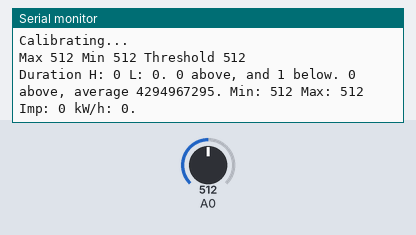
This sketch was run on a simulated Arduino Uno, built with avr-gcc and run on an emulated ATmega328P. On the bench: the last lines printed to the serial monitor. The test bench sets the inputs (shaded band); at power-on: A0 = 512.

Above: at 11.2 s.
11.3 s: A0 set to 521
At 12.2 s:
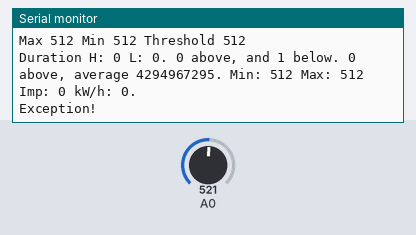
13.8 s: A0 set to 511
At 16.2 s:
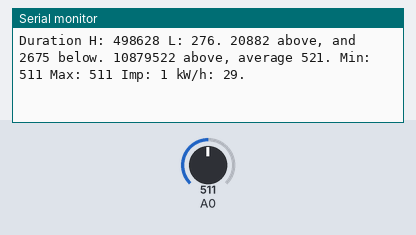
Timing chart, 0 to 17.7 s (numbered marks = the images above; inputs shaded):
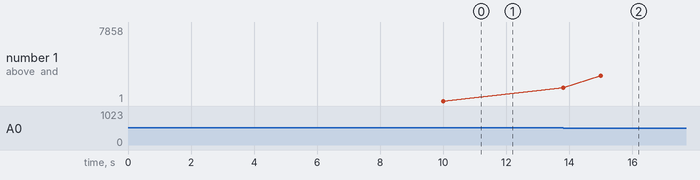

Measured:
- the behaviour switches between 512 and 513 on A0 (found by bisection; images 0 and 1)
- after the input at 11.3 s, the serial monitor: prints a new line after 0.50 s (image 1)
- after the input at 13.8 s, the serial monitor: prints a new line at once (image 2)
- plotted number 1: 1 → 7858 after the input at 13.8 s

The sketch:

energyMeterLDR.ino
```cpp
int threshold = 250;
int val = 0;
int maxA = 0, minA = 32767;
unsigned long impC = 0;
unsigned long aboveC = 0;
unsigned long belowC = 0;
unsigned long durL = 0, durB = 0, durE = 0;
unsigned long aboveT = 0;
boolean detectedBlink = false;

void setup() {
  Serial.begin(115200);
  Serial.println("Calibrating...");
  while (millis() < 10000) {
    val = analogRead(0);
    if ( val > maxA) maxA = val;
    if ( val < minA) minA = val;
    delay(1);
  };

  threshold = (maxA-minA)/2+minA;
  Serial.print("Max ");
  Serial.print(maxA);
  Serial.print(" Min ");
  Serial.print(minA);
  Serial.print(" Threshold ");
  Serial.println(threshold);
}

void loop() {
  val = analogRead(0);

  if (val > threshold) {
    durB = micros();
    aboveC++;
    aboveT += val;
    durL = durB - durE;
  }
  else belowC++;

  if ( val > maxA) maxA = val;
  if ( val < minA) minA = val;

  while (val > threshold) {
    val = analogRead(0);
    durE = micros();
    if (val > threshold) {
      aboveT += val;
      aboveC++;
    }
    else {
      belowC++;
      impC++;
      detectedBlink = true;
    };

    if ( val > maxA) maxA = val;
    if ( val < minA) minA = val;

    if ((micros() - durB) > 500000) {    // fail safe - get out of here if it lasts more than 500ms
      Serial.println("Exception!");
      break;
    };
  }

  if (detectedBlink || (millis() % 5000 < 2)) { // Just luck when the % hits
    Serial.print("Duration H: ");
    Serial.print(durE - durB);
    Serial.print(" L: ");
    Serial.print(durL);
    Serial.print(". ");
    Serial.print(aboveC);
    Serial.print(" above, and ");
    Serial.print(belowC);
    Serial.print(" below. ");
    Serial.print(aboveT);
    Serial.print(" above, average ");
    Serial.print(aboveT/aboveC);
    Serial.print(". Min: ");
    Serial.print(minA);
    Serial.print(" Max: ");
    Serial.print(maxA);
    Serial.print(" Imp: ");
    Serial.print(impC);
    Serial.print(" kW/h: ");
    Serial.print((((durE - durB) + durL)*10)/169520);
    Serial.println(".");
    detectedBlink = false;
    minA = 32767;
    maxA = 0;   // Reset - what's the stats for next blink
    delayMicroseconds(durL / 4); // Sleep a bit and allow the LDR to rest
  }
}
```
